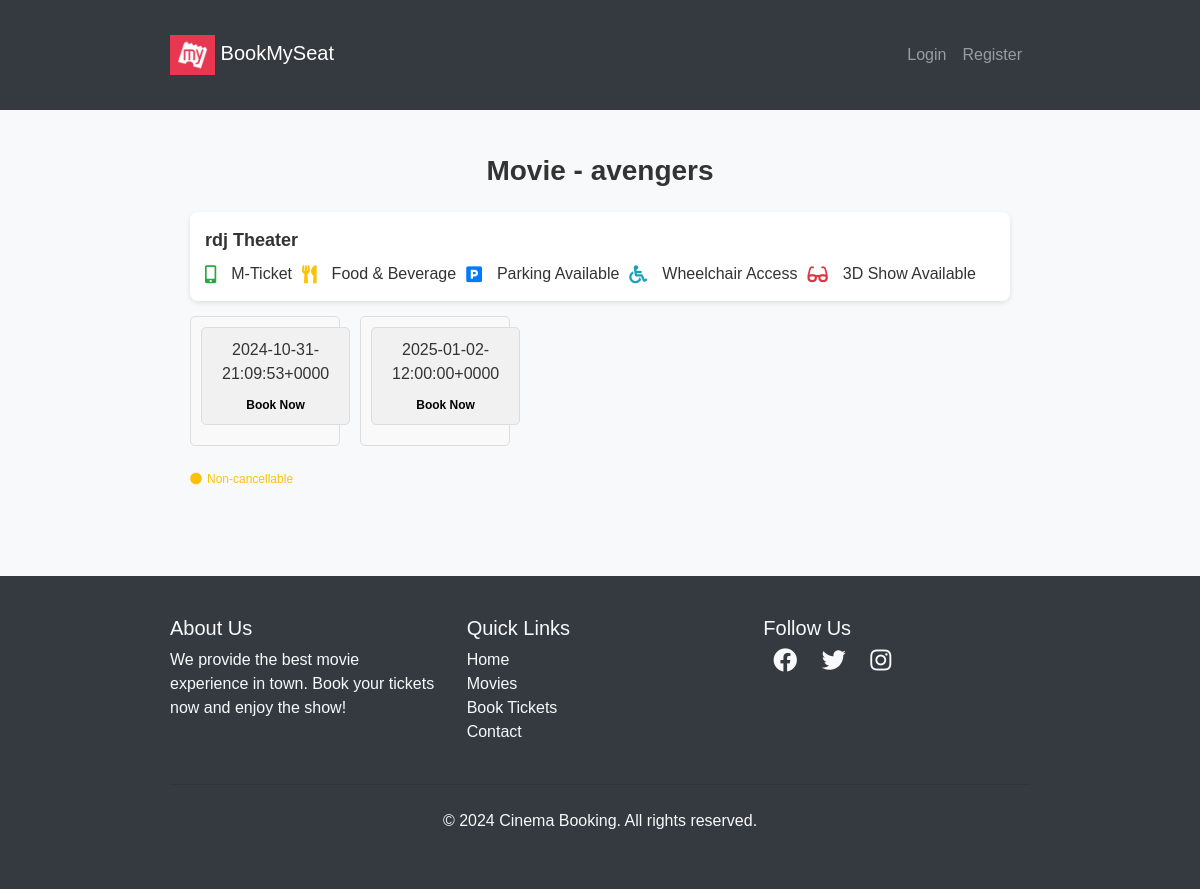
Page /movies/avengers/theaters on the committed database.
### movies/models.py (models this page shows, shortened)
class Movie(models.Model):
    name= models.CharField(max_length=255)
    image= models.ImageField(upload_to="movies/")
    rating = models.DecimalField(max_digits=3,decimal_places=1)
    cast= models.TextField()
    description= models.TextField(blank=True,null=True) # optional

class Theater(models.Model):
    name = models.CharField(max_length=255)
    movie = models.ForeignKey(Movie,on_delete=models.CASCADE,related_name='theaters')
    time= models.DateTimeField()
    def __str__(self):
        return f'{self.name} - {self.movie.name} at {self.time}'

### movies/views.py (the view)
# urls.py: path('<str:name>/theaters',views.theater_list,name='theater_list'),
def theater_list(request,name):
    movie = get_object_or_404(Movie,name=name)
    theater=Theater.objects.filter(movie=movie)
    print("theater",theater)
    for i in theater:
        if isinstance(i.time, datetime):
            formatted_timestamp = i.time.strftime('%Y-%m-%d-%H:%M:%S%z')
        else:
            timestamp = datetime.strptime(i.time, '%Y-%m-%d %H:%M:%S%z')
            formatted_timestamp = timestamp.strftime('%Y-%m-%d-%H:%M:%S%z')
        i.time = formatted_timestamp
    return render(request,'movies/theater_list.html',{'movie':movie,'theaters':theater})

### templates/movies/theater_list.html (shortened to what this page needs)
{% extends "users/basic.html" %}
{% block content %}
  <body>
    <div class="container">
      <div class="movie-title">Movie - {{ movie.name }}</div>
      {% if theaters %}
      <div class="theaters-container">
        {% for theater in theaters %}
        {% if forloop.counter == 1 %}
    <div class="theater-box">
        <div class="theatre-info">
            <div>
                <strong>{{ theater.name }} Theater</strong>
                <div class="info-icons mt-2">
                    <i class="fas fa-mobile-alt text-success"></i> M-Ticket
                    <i class="fas fa-utensils text-warning ms-3"></i> Food & Beverage
                    <i class="fas fa-parking text-primary ms-3"></i> Parking Available
                    <i class="fas fa-wheelchair text-info ms-3"></i> Wheelchair Access
                    <i class="fas fa-glasses text-danger ms-3"></i> 3D Show Available
                </div>
            </div>
        </div>
    </div>
    {% endif %}
{% endfor %}
<div class="show-times-container">
  {% for theater in theaters %}
      <div class="show-times">
          <div class="time-box">
              {{ theater.time }}
              <a href="{% url 'book_seats' theater.name theater.time %}">
                  <span>Book Now</span>
              </a>
          </div>
      </div>
  {% endfor %}
</div>
      </div>
  {% else %}
      <p>No theaters available at this moment.</p>
  {% endif %}
      <div class="non-cancellable mt-4">
        <i class="fas fa-circle text-warning"></i> Non-cancellable
      </div>
    </div>
  </body>
{% endblock %}

### templates/users/basic.html (style rules this page uses)
body { font-family: Arial, sans-serif; }

### templates/movies/theater_list.html (style rules this page uses)
body { font-family: Arial, sans-serif; background-color: #f8f9fa; color: #333; margin: 0; padding: 0; }
.container { padding: 20px; max-width: 900px; margin: 0 auto; }
.movie-title { font-size: 28px; font-weight: bold; text-align: center; margin-bottom: 20px; }
.theatre-info { display: flex; justify-content: space-between; align-items: center; padding: 15px; background-color: #fff; border-radius: 8px; box-shadow: 0 2px 5px rgba(0, 0, 0, 0.1); margin-bottom: 15px; flex-wrap: wrap; }
.theatre-info strong { font-size: 18px; flex: 1; }
.info-icons { display: flex; flex-wrap: wrap; align-items: center; justify-content: flex-start; gap: 10px; margin-top: 10px; flex: 2; }
.info-icons i { margin-right: 5px; font-size: 18px; }
.show-times { display: flex; justify-content: space-between; padding: 10px 0; flex-wrap: wrap; }
.time-box { border: 1px solid #ddd; border-radius: 5px; padding: 10px 20px; text-align: center; background-color: #f1f1f1; margin-bottom: 10px; flex: 1; min-width: 100px; transition: transform 0.3s ease, background-color 0.3s ease; }
.time-box span { display: block; font-size: 12px; color: black; }
.non-cancellable { color: #ffc107; font-size: 12px; margin-top: 20px; display: flex; align-items: center; }
.non-cancellable i { margin-right: 5px; }
.show-times-container { display: flex; flex-wrap: wrap; gap: 20px; }
.show-times { display: flex; flex-direction: column; align-items: center; padding: 10px; border: 1px solid #ddd; border-radius: 5px; background-color: #f9f9f9; width: 150px; }
.time-box { text-align: center; }
.time-box a { text-decoration: none; color: #007bff; font-weight: bold; display: block; margin-top: 10px; }

### rows in the picture
Movie: name "avengers"
Theater: name "rdj", time "2024-10-31-21:09:53+0000"
Theater: time "2025-01-02-12:00:00+0000"
